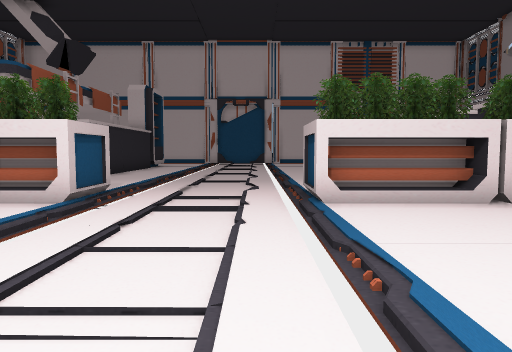
View 1 (above)

24 first-person views from a walk through a scene from a Unity 3-D project. The camera is 1.5 m above the floor, tilts 4° down and sees 70° across. The floor is counted in squares, 1.65 m on a side. Each view is taken from the middle of a square. On the plan, view 1 faces up. The plan holds only what a view shows up to about 12 squares ahead; the rest is blank. The place goes on beyond the plan. The player is left out. Some animated figures are left out.

View 2
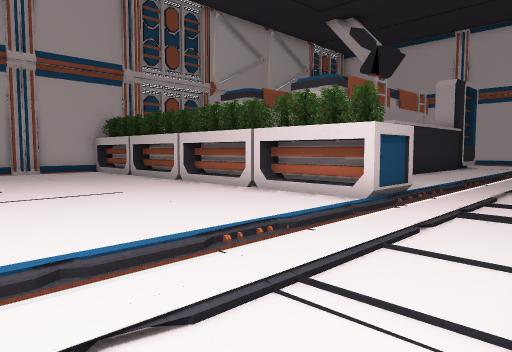

View 3
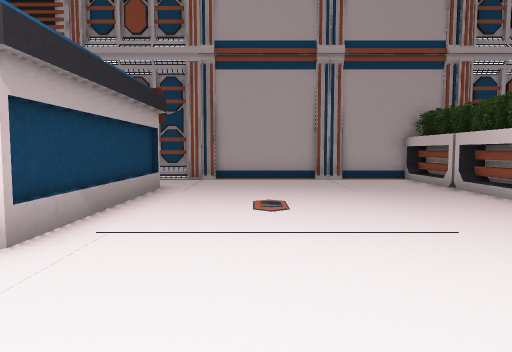

View 4
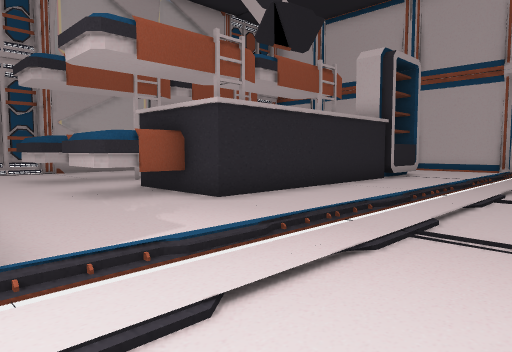

View 5
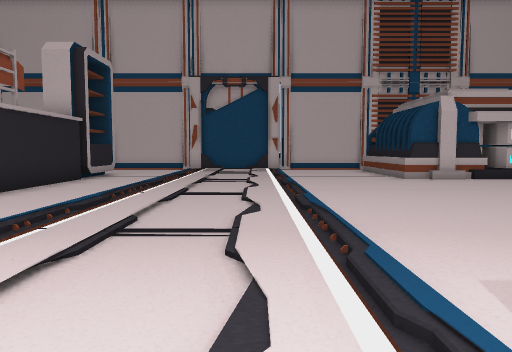

View 6
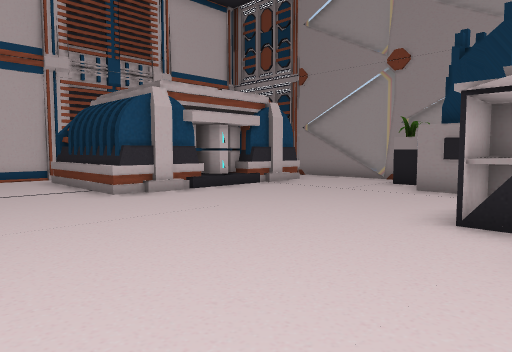

View 7
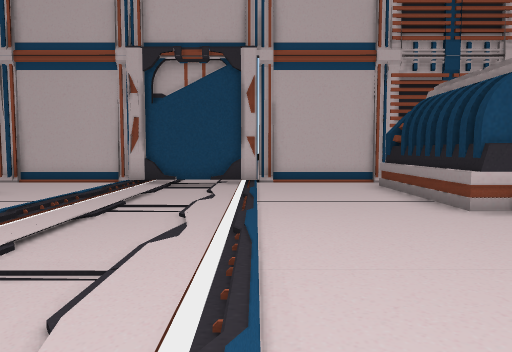

View 8
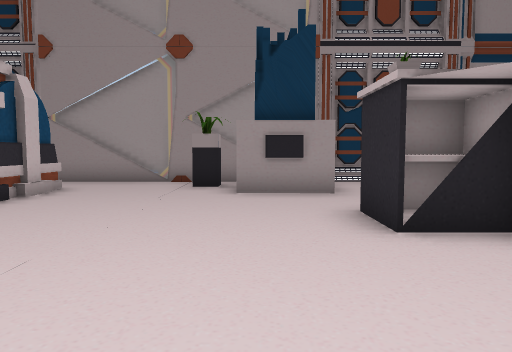

View 9
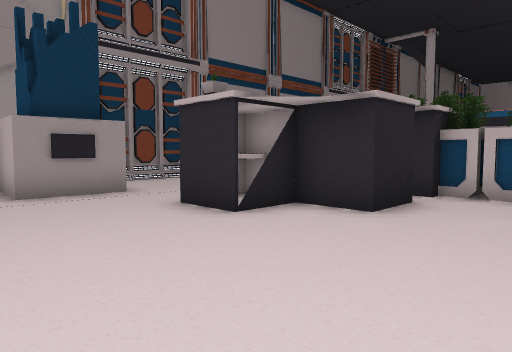

View 10
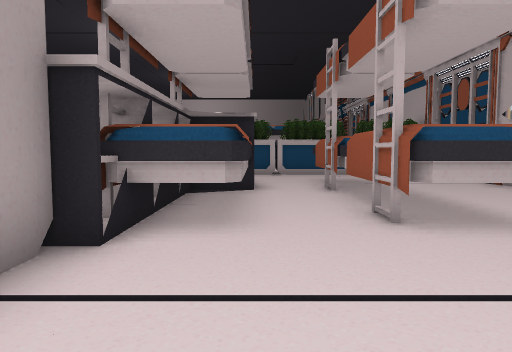

View 11
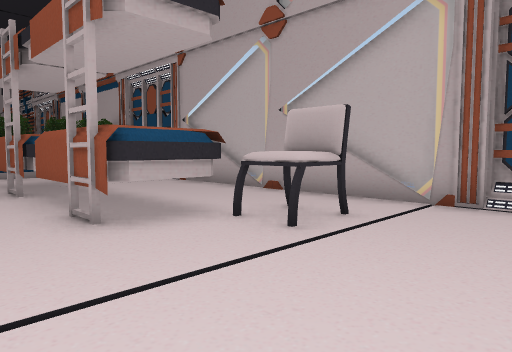

View 12
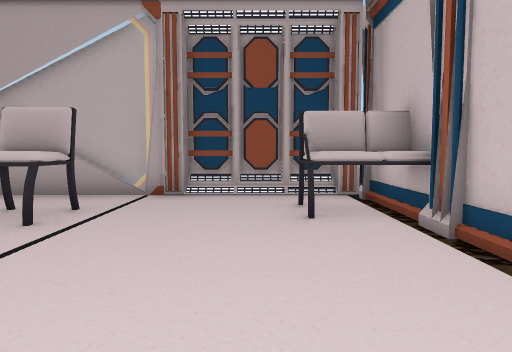

View 13
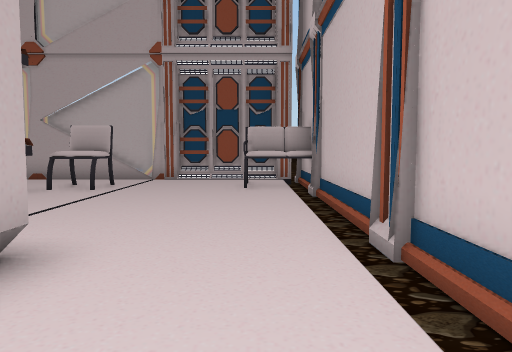

View 14
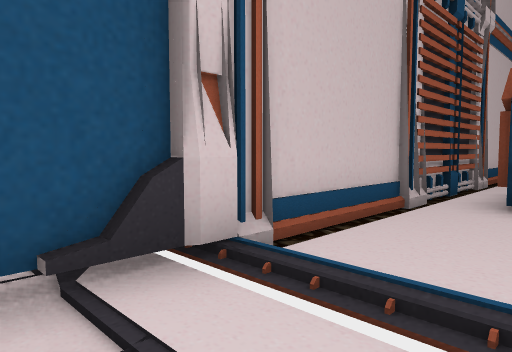

View 15
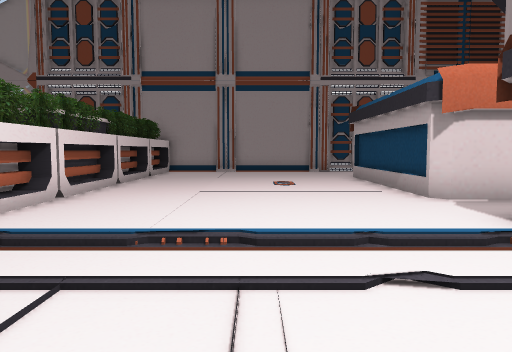

View 16
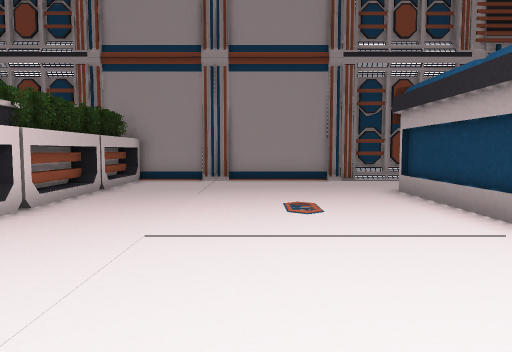

View 17
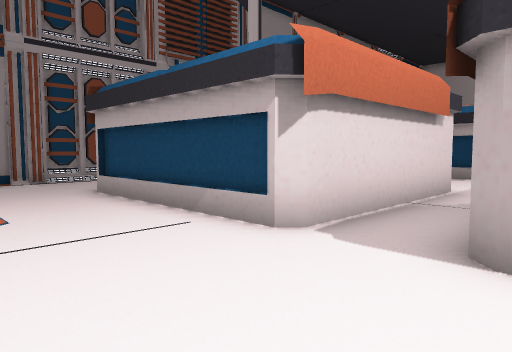

View 18
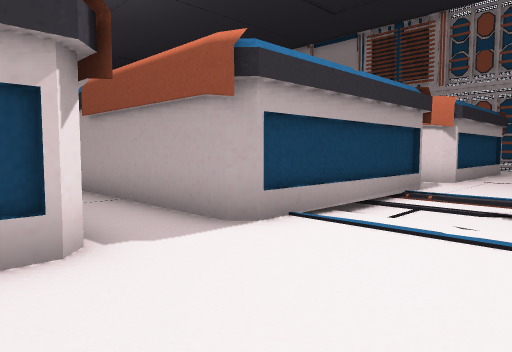

View 19
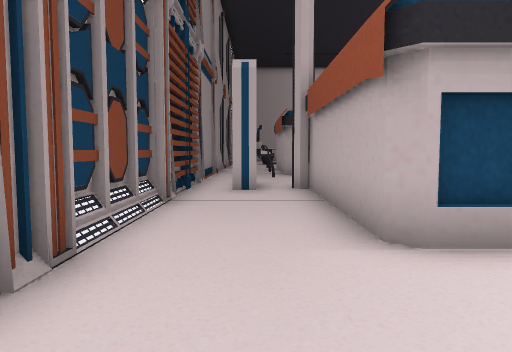

View 20
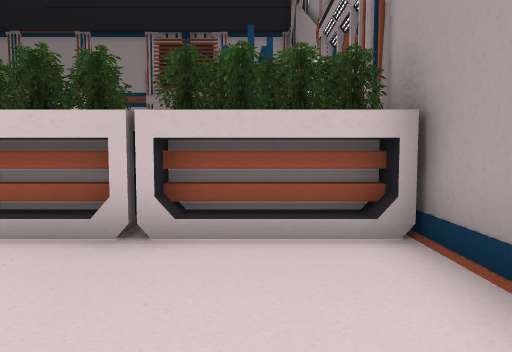

View 21
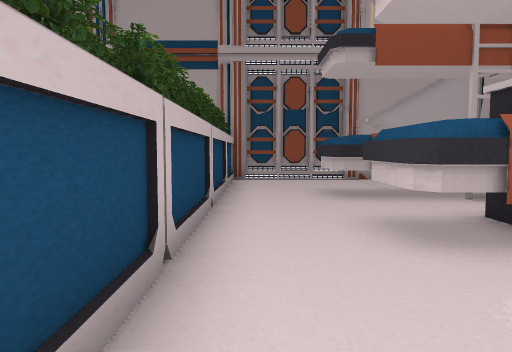

View 22
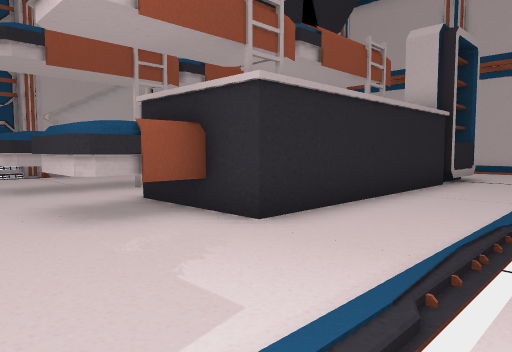

View 23
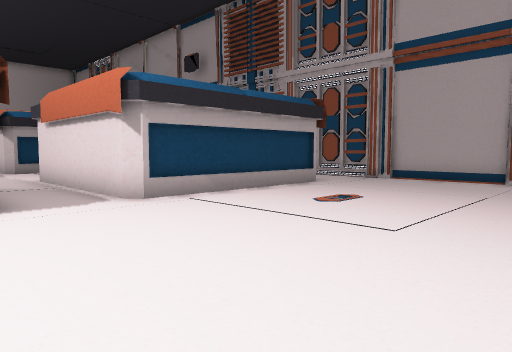

View 24
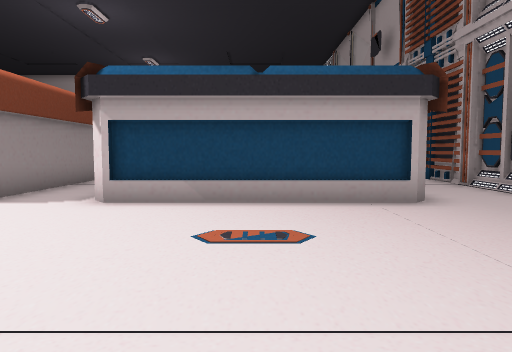

### Floor plan
Key: @ floor where view 1 was taken; # wall or solid block; x gap in a wall; . main floor; : floor 0.25 m higher than the main floor; / step, stairs or slope; = window, fence, low wall or low ledge; O other object.
Columns run from 15 left of view 1 to 13 right of it. Each row starts with its distance up from view 1.
 24 ##OO#########O#O###########
 23 x/OO////////O...O//////////
 22 #.OO........//.//...#
 21 #...........//.//...#
 20 #........##.//.//...#
 19 #////////OO///./////####    x
 18 =..O.....##.//.//...######..#
 17 =..OOO.OOOO.././:...........=
 16 =...OO.OOOO.//.//...........=
 15 =...OO.OOOO.//.//...........#
 14 =...OO.OOOO.//.//.........O.#
 13 =...OO.OOOO.././:........OO
 12  ...OO.OOOO.//.//........OO
 11 #...OO.OOOO.//.//....OO... .#
 10 #...OO.OOO..//.//...OOO ....#
  9 #...........././/...O O   ..#
  8 #...........//.//....OO
  7 #OOOOOOOOOOOO...OOOOO  OOOOO
  6 #OOOOOOOOOOOO../OOOOOOOOOOOO#
  5 #...........//.//...........#
  4 #...........././:...........#
  3 #....::::...//.//...::::....#
  2 #....::::...//.//...::::....#
  1 #....::::...//.//...::::....#
  0 #....::::..../.@:...::::....#
 -1 #...........//.//...........#
 -2 #..#######.#######.######...#
 -3 #..      #.#     #.#    #...#
 -4 #..      #.#     #.#    #...#
 -5 #.       #.#     #.#    #...#
 -6 #.       #.#     #.#    #...#
 -7 #        #.      #.#    ##O.#

Where each view was taken, in squares from view 1:
view 1: 0 up, 0 right, facing up
view 2: 0 up, 0 right, facing up-left
view 3: 1 up, 3 left, facing left
view 4: 7 up, 0 right, facing up-left
view 5: 7 up, 0 right, facing up
view 6: 10 up, 1 right, facing up-right
view 7: 12 up, 1 right, facing up
view 8: 13 up, 2 right, facing right
view 9: 15 up, 2 right, facing down-right
view 10: 21 up, 8 left, facing down
view 11: 21 up, 8 left, facing down-left
view 12: 21 up, 7 left, facing left
view 13: 22 up, 3 left, facing left
view 14: 21 up, 1 left, facing up-right
view 15: 2 up, 3 left, facing right
view 16: 2 up, 1 right, facing right
view 17: 2 up, 1 right, facing down-right
view 18: 2 up, 5 right, facing down-left
view 19: 2 up, 11 right, facing down
view 20: 2 up, 11 right, facing up
view 21: 8 up, 3 left, facing left
view 22: 8 up, 2 left, facing up-left
view 23: 5 up, 3 left, facing down-left
view 24: 5 up, 9 left, facing down
